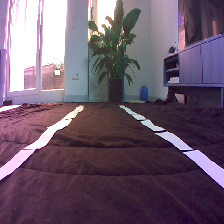
#> input picture ros/src/racer/racer/control_error_extractor/test/sample.png, 224 x 224 px
$ python utils.py
#> lines starting #> are read from the running program, lines starting #| are printed output that depends on the picture; after the words box and inside, x2 and y2 are one past the last pixel; in counts of white or black regions, pixels touching at a corner belong together
import numpy as np
import cv2

def generate_sample_points_for_lines(image_height, left_line, right_line):
    sample_y = np.linspace(0, image_height - 1, image_height)
    left_line_sample_x = left_line.get_values(sample_y)
    right_line_sample_x = right_line.get_values(sample_y)

    return sample_y, left_line_sample_x, right_line_sample_x

def draw_polyline(bgr_image, x, y, color):
    points = np.array(list(zip(x, y)))
    cv2.polylines(bgr_image, np.int32([points]), False, color)

def create_birdeye_image_with_lines(birdeye_binary_image, left_line, right_line):
    sample_y, left_line_sample_x, right_line_sample_x = generate_sample_points_for_lines(birdeye_binary_image.shape[0], left_line, right_line)
    center_line_sample_x = [(a + b) / 2.0 for a, b in zip(left_line_sample_x, right_line_sample_x)]

    red_bgr_color = (0, 0, 255)
    yellow_bgr_color = (20, 100, 100)

    birdeye_rgb_image = np.dstack((birdeye_binary_image, birdeye_binary_image, birdeye_binary_image)) * 255

    draw_polyline(birdeye_rgb_image, left_line_sample_x, sample_y, red_bgr_color)
    draw_polyline(birdeye_rgb_image, right_line_sample_x, sample_y, red_bgr_color)
    draw_polyline(birdeye_rgb_image, center_line_sample_x, sample_y, yellow_bgr_color)

    return birdeye_rgb_image

if __name__ == '__main__':
    import os

    bgr_image = cv2.imread(os.path.dirname(__file__) + "/test/sample.png")
#> bgr_image is the input picture: shape (224, 224, 3); mean B, G, R 108.7, 91, 109.6
    line_x = [0, 200]
    line_y = [0, 100]
    draw_polyline(bgr_image, line_x, line_y, (0, 0, 255))
#> in draw_polyline, `cv2.polylines(bgr_image, np.int32([points]), False, color)`:
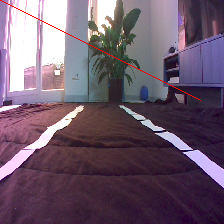
#> bgr_image: shape (224, 224, 3); 0.4% of pixels changed, all inside (x1, y1, x2, y2) = (0, 0, 201, 101)
    cv2.imwrite(os.path.dirname(__file__)+ "/test/sample_.png", bgr_image)
